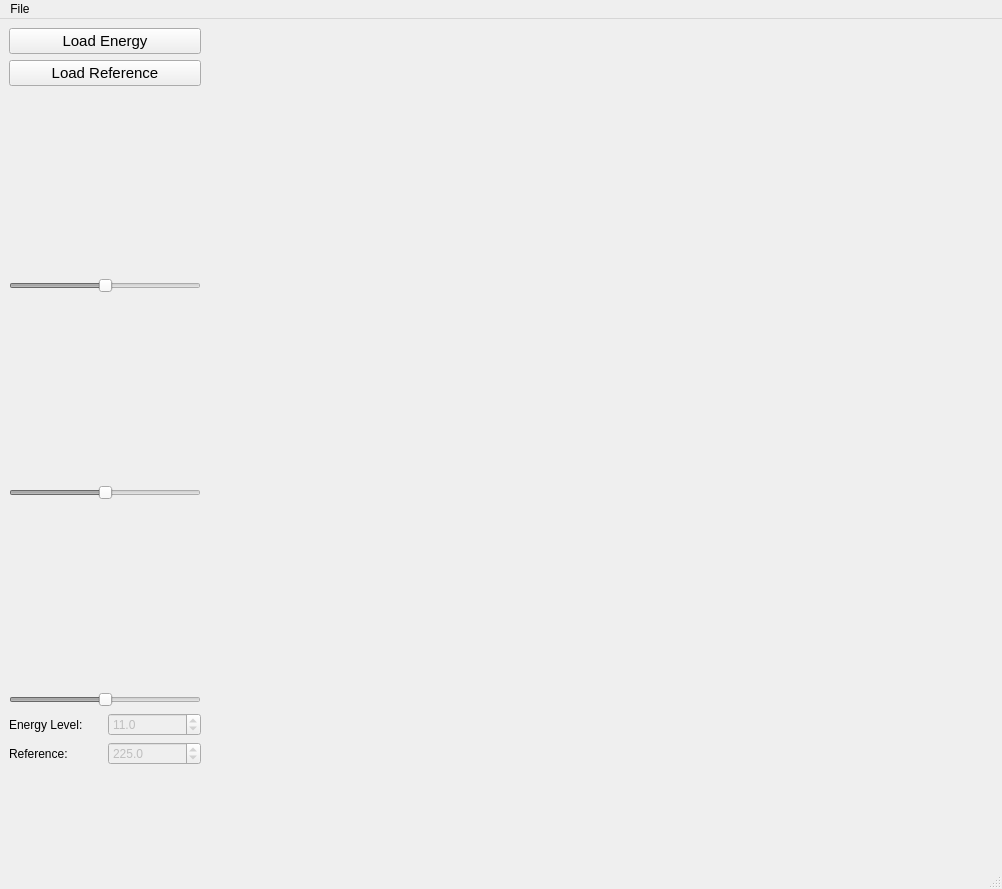
<?xml version="1.0" encoding="UTF-8"?>
<ui version="4.0">
 <class>MainWindow</class>
 <widget class="QMainWindow" name="MainWindow">
  <property name="geometry">
   <rect>
    <x>0</x>
    <y>0</y>
    <width>1002</width>
    <height>889</height>
   </rect>
  </property>
  <property name="windowTitle">
   <string>Expression Volume Qt/VTK Demonstration</string>
  </property>
  <widget class="QWidget" name="centralwidget">
   <layout class="QHBoxLayout" name="horizontalLayout_2">
    <item>
     <widget class="QWidget" name="widget" native="true">
      <property name="sizePolicy">
       <sizepolicy hsizetype="Fixed" vsizetype="Preferred">
        <horstretch>0</horstretch>
        <verstretch>0</verstretch>
       </sizepolicy>
      </property>
      <property name="minimumSize">
       <size>
        <width>192</width>
        <height>0</height>
       </size>
      </property>
      <layout class="QVBoxLayout" name="verticalLayout_2">
       <property name="leftMargin">
        <number>0</number>
       </property>
       <property name="topMargin">
        <number>0</number>
       </property>
       <property name="rightMargin">
        <number>0</number>
       </property>
       <property name="bottomMargin">
        <number>0</number>
       </property>
       <item>
        <widget class="QPushButton" name="loadEnergyButton">
         <property name="font">
          <font>
           <pointsize>11</pointsize>
          </font>
         </property>
         <property name="text">
          <string>Load Energy</string>
         </property>
         <property name="default">
          <bool>false</bool>
         </property>
         <property name="flat">
          <bool>false</bool>
         </property>
        </widget>
       </item>
       <item>
        <widget class="QPushButton" name="loadReferenceButton">
         <property name="font">
          <font>
           <pointsize>11</pointsize>
          </font>
         </property>
         <property name="text">
          <string>Load Reference</string>
         </property>
        </widget>
       </item>
       <item>
        <widget class="QVTKWidget" name="xyWidget" native="true">
         <property name="sizePolicy">
          <sizepolicy hsizetype="Fixed" vsizetype="Fixed">
           <horstretch>0</horstretch>
           <verstretch>0</verstretch>
          </sizepolicy>
         </property>
         <property name="minimumSize">
          <size>
           <width>180</width>
           <height>180</height>
          </size>
         </property>
        </widget>
       </item>
       <item>
        <widget class="QSlider" name="xySlider">
         <property name="enabled">
          <bool>false</bool>
         </property>
         <property name="value">
          <number>50</number>
         </property>
         <property name="orientation">
          <enum>Qt::Horizontal</enum>
         </property>
        </widget>
       </item>
       <item>
        <widget class="QVTKWidget" name="xzWidget" native="true">
         <property name="sizePolicy">
          <sizepolicy hsizetype="Fixed" vsizetype="Fixed">
           <horstretch>0</horstretch>
           <verstretch>0</verstretch>
          </sizepolicy>
         </property>
         <property name="minimumSize">
          <size>
           <width>180</width>
           <height>180</height>
          </size>
         </property>
        </widget>
       </item>
       <item>
        <widget class="QSlider" name="xzSlider">
         <property name="enabled">
          <bool>false</bool>
         </property>
         <property name="value">
          <number>50</number>
         </property>
         <property name="orientation">
          <enum>Qt::Horizontal</enum>
         </property>
        </widget>
       </item>
       <item>
        <widget class="QVTKWidget" name="yzWidget" native="true">
         <property name="sizePolicy">
          <sizepolicy hsizetype="Fixed" vsizetype="Fixed">
           <horstretch>0</horstretch>
           <verstretch>0</verstretch>
          </sizepolicy>
         </property>
         <property name="minimumSize">
          <size>
           <width>180</width>
           <height>180</height>
          </size>
         </property>
        </widget>
       </item>
       <item>
        <widget class="QSlider" name="yzSlider">
         <property name="enabled">
          <bool>false</bool>
         </property>
         <property name="value">
          <number>50</number>
         </property>
         <property name="orientation">
          <enum>Qt::Horizontal</enum>
         </property>
        </widget>
       </item>
       <item>
        <layout class="QGridLayout" name="gridLayout">
         <item row="0" column="0">
          <widget class="QLabel" name="label">
           <property name="text">
            <string>Energy Level:</string>
           </property>
          </widget>
         </item>
         <item row="0" column="1">
          <widget class="QDoubleSpinBox" name="energySpinBox">
           <property name="enabled">
            <bool>false</bool>
           </property>
           <property name="decimals">
            <number>1</number>
           </property>
           <property name="maximum">
            <double>255.000000000000000</double>
           </property>
           <property name="singleStep">
            <double>0.500000000000000</double>
           </property>
           <property name="value">
            <double>11.000000000000000</double>
           </property>
          </widget>
         </item>
         <item row="1" column="0">
          <widget class="QLabel" name="label_2">
           <property name="text">
            <string>Reference:</string>
           </property>
          </widget>
         </item>
         <item row="1" column="1">
          <widget class="QDoubleSpinBox" name="referenceSpinBox">
           <property name="enabled">
            <bool>false</bool>
           </property>
           <property name="decimals">
            <number>1</number>
           </property>
           <property name="maximum">
            <double>255.000000000000000</double>
           </property>
           <property name="singleStep">
            <double>1.000000000000000</double>
           </property>
           <property name="value">
            <double>225.000000000000000</double>
           </property>
          </widget>
         </item>
        </layout>
       </item>
       <item>
        <spacer name="verticalSpacer">
         <property name="orientation">
          <enum>Qt::Vertical</enum>
         </property>
         <property name="sizeHint" stdset="0">
          <size>
           <width>20</width>
           <height>39</height>
          </size>
         </property>
        </spacer>
       </item>
      </layout>
     </widget>
    </item>
    <item>
     <widget class="QVTKWidget" name="mainWidget" native="true">
      <property name="sizePolicy">
       <sizepolicy hsizetype="Preferred" vsizetype="Preferred">
        <horstretch>1</horstretch>
        <verstretch>1</verstretch>
       </sizepolicy>
      </property>
      <property name="minimumSize">
       <size>
        <width>700</width>
        <height>600</height>
       </size>
      </property>
     </widget>
    </item>
   </layout>
  </widget>
  <widget class="QMenuBar" name="menubar">
   <property name="geometry">
    <rect>
     <x>0</x>
     <y>0</y>
     <width>1002</width>
     <height>20</height>
    </rect>
   </property>
   <widget class="QMenu" name="menuFile">
    <property name="title">
     <string>File</string>
    </property>
    <addaction name="actionLoadEnergy"/>
    <addaction name="actionLoadReference"/>
    <addaction name="actionLoadDicom"/>
    <addaction name="actionQuit"/>
   </widget>
   <addaction name="menuFile"/>
  </widget>
  <widget class="QStatusBar" name="statusbar"/>
  <action name="actionQuit">
   <property name="text">
    <string>Quit</string>
   </property>
  </action>
  <action name="actionLoadEnergy">
   <property name="text">
    <string>Load Energy Volume</string>
   </property>
   <property name="shortcut">
    <string>Ctrl+L</string>
   </property>
  </action>
  <action name="actionLoadReference">
   <property name="text">
    <string>Load Reference Volume</string>
   </property>
   <property name="shortcut">
    <string>Ctrl+R</string>
   </property>
  </action>
  <action name="actionLoadDicom">
   <property name="text">
    <string>Load Dicom</string>
   </property>
  </action>
 </widget>
 <customwidgets>
  <customwidget>
   <class>QVTKWidget</class>
   <extends>QWidget</extends>
   <header>QVTKWidget.h</header>
  </customwidget>
 </customwidgets>
 <resources/>
 <connections>
  <connection>
   <sender>loadEnergyButton</sender>
   <signal>clicked()</signal>
   <receiver>actionLoadEnergy</receiver>
   <slot>trigger()</slot>
   <hints>
    <hint type="sourcelabel">
     <x>65</x>
     <y>54</y>
    </hint>
    <hint type="destinationlabel">
     <x>-1</x>
     <y>-1</y>
    </hint>
   </hints>
  </connection>
  <connection>
   <sender>loadReferenceButton</sender>
   <signal>clicked()</signal>
   <receiver>actionLoadReference</receiver>
   <slot>trigger()</slot>
   <hints>
    <hint type="sourcelabel">
     <x>98</x>
     <y>83</y>
    </hint>
    <hint type="destinationlabel">
     <x>-1</x>
     <y>-1</y>
    </hint>
   </hints>
  </connection>
 </connections>
</ui>
